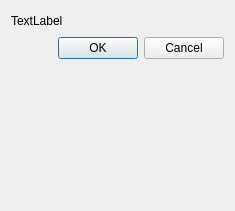
<?xml version="1.0" encoding="UTF-8"?>
<ui version="4.0">
 <class>Dialog</class>
 <widget class="QDialog" name="Dialog">
  <property name="geometry">
   <rect>
    <x>0</x>
    <y>0</y>
    <width>235</width>
    <height>211</height>
   </rect>
  </property>
  <property name="windowTitle">
   <string>Dialog</string>
  </property>
  <layout class="QVBoxLayout" name="verticalLayout">
   <item>
    <layout class="QHBoxLayout" name="horizontalLayout">
     <item>
      <widget class="QLabel" name="label">
       <property name="text">
        <string>TextLabel</string>
       </property>
      </widget>
     </item>
     <item>
      <spacer name="horizontalSpacer">
       <property name="orientation">
        <enum>Qt::Horizontal</enum>
       </property>
       <property name="sizeHint" stdset="0">
        <size>
         <width>40</width>
         <height>20</height>
        </size>
       </property>
      </spacer>
     </item>
    </layout>
   </item>
   <item>
    <widget class="QDialogButtonBox" name="buttonBox">
     <property name="standardButtons">
      <set>QDialogButtonBox::Cancel|QDialogButtonBox::Ok</set>
     </property>
    </widget>
   </item>
   <item>
    <spacer name="verticalSpacer">
     <property name="orientation">
      <enum>Qt::Vertical</enum>
     </property>
     <property name="sizeHint" stdset="0">
      <size>
       <width>20</width>
       <height>130</height>
      </size>
     </property>
    </spacer>
   </item>
  </layout>
 </widget>
 <layoutdefault spacing="6" margin="11"/>
 <resources/>
 <connections>
  <connection>
   <sender>buttonBox</sender>
   <signal>accepted()</signal>
   <receiver>Dialog</receiver>
   <slot>close()</slot>
   <hints>
    <hint type="sourcelabel">
     <x>112</x>
     <y>48</y>
    </hint>
    <hint type="destinationlabel">
     <x>153</x>
     <y>130</y>
    </hint>
   </hints>
  </connection>
  <connection>
   <sender>buttonBox</sender>
   <signal>rejected()</signal>
   <receiver>Dialog</receiver>
   <slot>close()</slot>
   <hints>
    <hint type="sourcelabel">
     <x>193</x>
     <y>51</y>
    </hint>
    <hint type="destinationlabel">
     <x>219</x>
     <y>170</y>
    </hint>
   </hints>
  </connection>
 </connections>
</ui>
